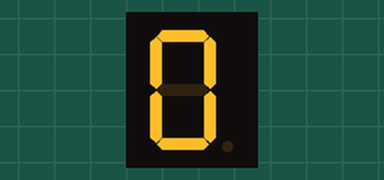
This program was run on a simulated Raspberry Pi (BCM pin numbers). Parts: 1-digit seven-segment display. The segment pins are drawn as the display they are named for.

Above: at 0.1 s.
At 2.1 s:
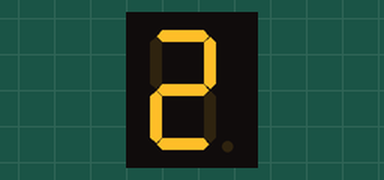
At 3.1 s:
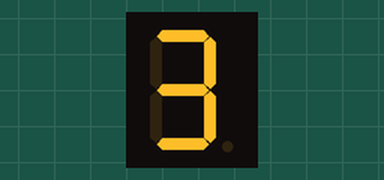
At 5.1 s:
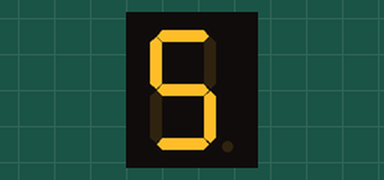
At 6.1 s:
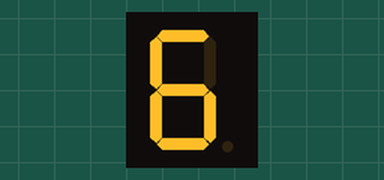
At 9.1 s:
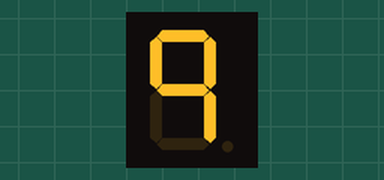

The program:

Oef7.py
```python
import time
import RPi.GPIO as GPIO

GPIO.setmode(GPIO.BCM)

digitBitmap = { 0: 0b00111111, 1: 0b00000110, 2: 0b01011011, 3: 0b01001111, 4: 0b01100110, 5: 0b01101101, 6: 0b01111101, 7: 0b00000111, 8: 0b01111111, 9: 0b01100111 }
masks = { 'a': 0b00000001, 'b': 0b00000010, 'c': 0b00000100, 'd': 0b00001000, 'e': 0b00010000, 'f': 0b00100000, 'g': 0b01000000 }
pins = { 'a': 5, 'b': 6, 'c': 13, 'd': 19, 'e': 26, 'f': 20, 'g': 21}
#5,6,13,19,26,20,21
def renderChar(c):
    val = digitBitmap[c]

    GPIO.output(list(pins.values()), GPIO.LOW)

    for k,v in masks.items():
        if val&v == v:
            GPIO.output(pins[k], GPIO.HIGH)

try:
    GPIO.setup(list(pins.values()), GPIO.OUT)
    GPIO.output(list(pins.values()), GPIO.LOW)

    val = 0

    while True:
        renderChar(val)
        val = 0 if val == 9 else (val + 1)
       # val+=1
        time.sleep(1)
except KeyboardInterrupt:
    print("Goodbye")
finally:
    GPIO.cleanup()
```

Measured:
- by itself, everything shown: repeats every 10.0 s, in 10 steps
- what the display in image 0 shows lasts 1.0 s, from 0.1 s to 1.1 s
